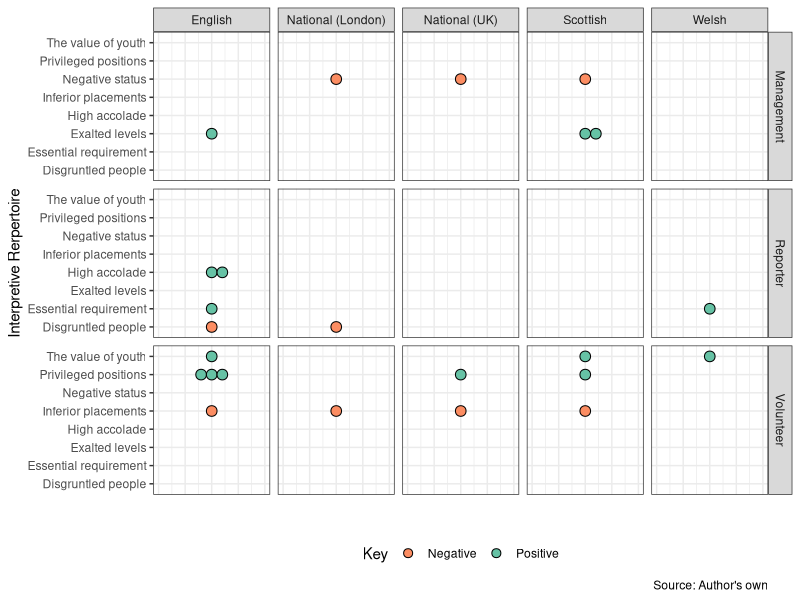

Source code (R):
## ---- chunk 1
knitr::opts_chunk$set(echo = FALSE,
                      warning = FALSE,
                      message = FALSE,
                      fig.align = "center")

## ---- chunk 2
library(tidyverse)

## ---- chunk 3
interep <- tribble(
    ~`Pos_Neg`, ~`Description`, ~`Perspective`, ~`Regional`, ~`Subject`,
    "Positive", "Privileged positions", "Volunteer", "National (UK)", "Being of importance",
    "Positive", "Privileged positions", "Volunteer", "English", "Being of importance",
    "Positive", "Privileged positions", "Volunteer", "Scottish", "Being of importance",
    "Positive", "Privileged positions", "Volunteer", "English", "Being of importance",
    "Positive", "Privileged positions", "Volunteer", "English", "Being of importance",
    "Positive", "The value of youth", "Volunteer", "Welsh", "Connected importance",
    "Positive", "The value of youth", "Volunteer", "English", "Connected importance",
    "Positive", "The value of youth", "Volunteer", "Scottish", "Connected importance",
    "Positive", "Exalted levels", "Management", "Scottish", "Needy; Worthy; Valuable",
    "Positive", "Exalted levels", "Management", "Scottish", "Needy; Worthy; Valuable",
    "Positive", "Exalted levels", "Management", "English", "Needy; Worthy; Valuable",
    "Positive", "Essential requirement", "Reporter", "English", "Essential; Commited; Indispensible",
    "Positive", "Essential requirement", "Reporter", "Welsh", "Essential; Commited; Indispensible",
    "Positive", "High accolade", "Reporter", "English", "Representative; Belonging; Dependable",
    "Positive", "High accolade", "Reporter", "English", "Representative; Belonging; Dependable",
    "Negative", "Inferior placements", "Volunteer", "National (UK)", "Insignificant; Worthless",
    "Negative", "Inferior placements", "Volunteer", "National (London)", "Insignificant; Worthless",
    "Negative", "Inferior placements", "Volunteer", "Scottish", "Insignificant; Worthless",
    "Negative", "Inferior placements", "Volunteer", "English", "Insignificant; Worthless",
    "Negative", "Negative status", "Management", "National (UK)", "Of little importance",
    "Negative", "Negative status", "Management", "National (London)", "Of little importance",
    "Negative", "Negative status", "Management", "Scottish", "Of little importance",
    "Negative", "Disgruntled people", "Reporter", "National (London)", "Quitters; Unhapy; Volatile",
    "Negative", "Disgruntled people", "Reporter", "English", "Quitters; Unhapy; Volatile"
    )
## ---- chunk 4

ggplot(interep, aes(Description,fill=Pos_Neg))+
    geom_dotplot(dotsize = 2.5, 
                 stackdir = "centerwhole", 
                 stackgroups = TRUE)+
    facet_grid(c(~Perspective, ~Regional))+
    coord_flip()+
    theme_bw()+
    theme(axis.text.x = element_blank(),
          axis.ticks.x = element_blank(), 
          legend.position = "bottom"
          )+
    labs(x = "Interpretive Rerpertoire",
         y = "",
         caption = "Source: Author's own", 
         fill = "Key") +
                  scale_fill_brewer(direction = -1, palette = "Set2")
